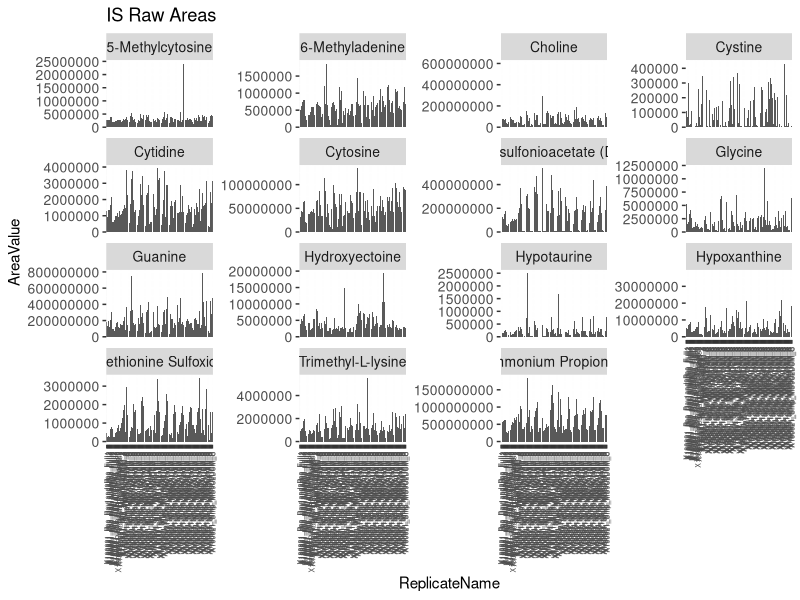
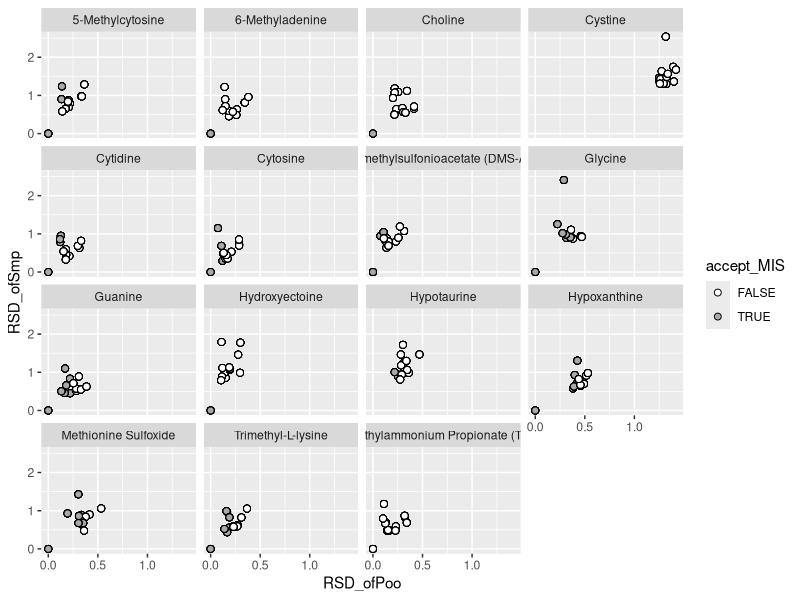

These figures' R source, in order: (Note: this script raises an error after producing the figures.)
library(data.table)
library(ggplot2)
library(parallel)
library(tidyverse)
options(scipen=999)

## This BMIS is for Wei's Eddy Transect data.

# Things to return 
# IS_inspectPlot (plot to make sure there aren't any internal standards we should kick out)
# QuickReport (% that picked BMIS, with cut off values)
# ISTest_plot (plot to evaluate if you cut off is appropriate)
# BMIS_normalizedData (tibble with the info you actually want!)


# Imports -----------------------------------------------------------------

# SampKey_all <- read.csv("data/Sample_key.csv") 
Wei.Internal.Standards <- read.csv("data/Ingalls_Lab_Standards.csv")

# Positive data only. Formerly known as xcms.dat_pos
Wei.transect.pos <- read.csv("data/Wei_Transect.csv", header = TRUE) %>% 
  slice(-1:-6) %>%
  select(-c(Description, Value)) 


# Change class + adjust data. Set cutoff values -----------------------------------------------------------------
Wei.transect.pos <- Wei.transect.pos %>%
  filter(!str_detect(ReplicateName, "Blk")) %>%
  filter(!str_detect(ReplicateName, "Std")) %>%
  mutate(ReplicateName = as.character(ReplicateName)) %>%
  mutate(Metabolite.name = as.character(Metabolite.name)) %>%
  mutate(RTValue = as.numeric(RTValue)) %>%
  mutate(AreaValue = as.numeric(AreaValue)) %>%
  mutate(SNValue = as.numeric(SNValue)) 

cut.off <- 0.0
cut.off2 <- 0.00

# Match transect data with Internal Standards list -----------------------------------------------------------------
Wei.transect.withIS <- Wei.transect.pos %>%
  filter(Metabolite.name %in% Wei.Internal.Standards$Compound.Name) 

Wei.transect.NoIS <- Wei.transect.pos %>%
  filter(!Metabolite.name %in% Wei.Internal.Standards$Compound.Name) 


# Read in Internal Standard data -----------------------------------------------------------------
# If injection volume is known, add in here.
Wei.IS.data <- Wei.transect.withIS %>%
  select(ReplicateName, Metabolite.name, AreaValue) %>%
  mutate(MassFeature = Metabolite.name) %>%
  select(-Metabolite.name)

# Extraction replication of Internal Standards -----------------------------------------------------------------
IS_inspectPlot <- ggplot(Wei.IS.data, aes(x = ReplicateName, y = AreaValue)) + 
  geom_bar(stat = "identity") + 
  facet_wrap( ~MassFeature, scales = "free_y") +
  theme(axis.text.x = element_text(angle = 90, hjust = 1,vjust = 0.5, size = 5), 
        axis.text.y = element_text(size = 10),
        legend.position = "top",
        strip.text = element_text(size = 10))+
  ggtitle("IS Raw Areas")
#print(IS_inspectPlot)


# Edit data so names match-----------------------------------------------------------------
Wei.IS.data <- Wei.IS.data %>% 
  mutate(ReplicateName = ReplicateName %>%
           str_replace("-",".")) 

Wei.transect.long  <- Wei.transect.pos %>%
  rename(MassFeature = Metabolite.name) %>%
  select(ReplicateName, MassFeature, AreaValue)


# Caluclate mean values for each IS----------------------------------------------------------------
Wei.IS.means <- Wei.IS.data %>% 
  filter(!grepl("_Blk_", ReplicateName)) %>%
  mutate(MassFeature = as.factor(MassFeature)) %>%
  group_by(MassFeature) %>%
  summarise(Average.Area = mean(as.numeric(AreaValue))) %>%
  mutate(MassFeature = as.character(MassFeature))


# Normalize to each internal Standard----------------------------------------------------------------
Wei.binded <- rbind(Wei.IS.data, Wei.transect.long) %>%
  arrange(MassFeature)

Split_Dat <- list()

for (i in 1:length(unique(Wei.IS.data$MassFeature))) {
  Split_Dat[[i]] <- Wei.binded %>% 
    mutate(MIS = unique(Wei.IS.data$MassFeature)[i]) %>%
    left_join(Wei.IS.data %>% 
                rename(MIS = MassFeature, IS_Area = AreaValue) %>% 
                select(MIS, ReplicateName, IS_Area), by = c("ReplicateName", "MIS")) %>%
    left_join(Wei.IS.means %>% 
                rename(MIS = MassFeature), by = "MIS") %>%
    mutate(Adjusted_Area = AreaValue/IS_Area*Average.Area)
}


Wei.area.norm <- do.call(rbind, Split_Dat) %>% 
  select(-IS_Area, -Average.Area) 

# Standardize name structure to: Date_type_ID_replicate_anythingextraOK) ----------------------------------------------------------------
Wei.mydata_new <- Wei.area.norm %>% 
  separate(ReplicateName, c("runDate", "type", "SampID","replicate"), "_") %>%
  mutate(Run.Cmpd = paste(Wei.area.norm$Replicate.Name, Wei.area.norm$MassFeature))


# Find the B-MIS for each MassFeature----------------------------------------------------------------

# Look only at the Pooled samples, to get a lowest RSD of the pooled possible (RSD_ofPoo), 
# then choose which IS reduces the RSD the most (Poo.Picked.IS) 
Wei.poodat <- Wei.mydata_new %>%
  filter(type == "Poo") %>%
  group_by(SampID, MassFeature, MIS) %>%
  summarise(RSD_ofPoo_IND = sd(Adjusted_Area, na.rm = TRUE) / mean(Adjusted_Area, na.rm = TRUE)) %>%
  mutate(RSD_ofPoo_IND = ifelse(RSD_ofPoo_IND == "NaN", NA, RSD_ofPoo_IND)) %>%
  group_by(MassFeature, MIS) %>%
  summarise(RSD_ofPoo =  mean(RSD_ofPoo_IND, na.rm = TRUE))

Wei.poodat <- Wei.poodat %>% 
  left_join(Wei.poodat %>% group_by(MassFeature) %>%
              summarise(Poo.Picked.IS = unique(MIS)[which.min(RSD_ofPoo)] [1]))


# Get the original RSD, calculate RSD change, decide if MIS is acceptable----------------------------------------------------------------
Wei.poodat <- left_join(Wei.poodat, Wei.poodat %>%
                      #filter(MIS == "Inj_vol" ) %>%
                      mutate(Orig_RSD = RSD_ofPoo) %>%
                      select(-RSD_ofPoo, -MIS)) %>%
  mutate(del_RSD = (Orig_RSD - RSD_ofPoo)) %>%
  mutate(percentChange = del_RSD/Orig_RSD) %>%
  mutate(accept_MIS = (percentChange > cut.off & Orig_RSD > cut.off2)) 


# Change the BMIS to "Inj_vol" if the BMIS is not an acceptable----------------------------------------------------------------

# Adds a column that has the BMIS, not just Poo.picked.IS
# Changes the FinalBMIS to inject_volume if its no good

Wei.fixedpoodat <- Wei.poodat %>%
  mutate(FinalBMIS = ifelse(accept_MIS == "FALSE", "Inj_vol", Poo.Picked.IS)) %>%
  mutate(FinalRSD = RSD_ofPoo) 

Wei.newpoodat <- Wei.poodat %>% 
  left_join(Wei.fixedpoodat %>% select(MassFeature, FinalBMIS)) %>%
  filter(MIS == FinalBMIS) %>%
  mutate(FinalRSD = RSD_ofPoo)

Try <- Wei.newpoodat %>% 
  filter(FinalBMIS != "Inj_vol")

QuickReport <- print(paste("% of MFs that picked a BMIS", 
                           length(Try$MassFeature) / length(Wei.newpoodat$MassFeature), 
                           "RSD improvement cutoff", cut.off,
                           "RSD minimum cutoff", cut.off2,
                           sep = " "))

# Evaluate the results of your BMIS cutoff----------------------------------------------------------------
IS_toISdat <- Wei.mydata_new %>%
  filter(MassFeature %in% Wei.IS.data$MassFeature) %>%
  select(MassFeature, MIS, Adjusted_Area, type) %>%
  filter(type == "Smp") %>%
  group_by(MassFeature, MIS) %>%
  summarise(RSD_ofSmp = sd(Adjusted_Area)/mean(Adjusted_Area)) %>%
  left_join(Wei.poodat %>% select(MassFeature, MIS, RSD_ofPoo, accept_MIS))

injectONlY_toPlot <- IS_toISdat %>%
  filter(MIS == "Inj_vol") 


ISTest_plot <- ggplot() +
  geom_point(dat = IS_toISdat, shape = 21, color = "black", size = 2,aes(x = RSD_ofPoo, y = RSD_ofSmp, fill = accept_MIS)) + 
  scale_fill_manual(values=c("white","dark gray")) +
  geom_point(dat = injectONlY_toPlot, aes(x = RSD_ofPoo, y = RSD_ofSmp), size = 3) +
  facet_wrap(~ MassFeature)
#print(ISTest_plot)


# Return data that is normalized via BMIS----------------------------------------------------------------


## original
# BMIS_normalizedData <- newpoodat %>% select(MassFeature, FinalBMIS, Orig_RSD, FinalRSD) %>%
#   left_join(mydata_new %>% rename(FinalBMIS = MIS)) %>% 
#   unique() %>%
#   filter(!MassFeature %in% IS.dat$MassFeature)
##


## Attempted efficient join

Wei.newpoodat2 <- data.table::data.table(Wei.newpoodat) %>%
  select(MassFeature, FinalBMIS, Orig_RSD, FinalRSD) %>%
  unique()
Wei.mydata_new2 <- data.table::as.data.table(Wei.mydata_new) %>%
  rename(FinalBMIS = MIS)


setkey(Wei.newpoodat2, MassFeature)
setkey(Wei.mydata_new2, MassFeature)


setDTthreads(threads = 16)
system.time(join.test <- merge(Wei.newpoodat2, Wei.mydata_new2, by = .EACHI, allow.cartesian = FALSE))

Wei.BMIS_normalizedData <- join.test %>%
  select(MassFeature, Orig_RSD, del_RSD, percentChange, FinalBMIS, FinalRSD, Run.Cmpd, Adjusted_Area, type, runDate, SampID, replicate, AreaValue) %>%
  #select(MassFeature, FinalBMIS, Orig_RSD, FinalRSD) %>%
  #left_join(mydata_new2) %>%
  unique() 

# INCLUDE THIS?
#filter(!MassFeature %in% IS.dat$MassFeature)




